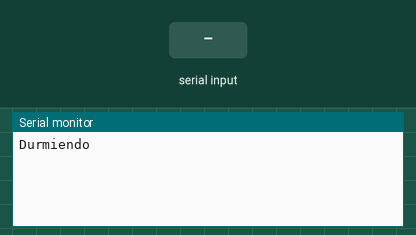
This sketch was run on a simulated ESP32. Shown: the last lines printed to the serial monitor. The inputs (shaded band) are chosen by the test bench.

Above: at 2.2 s.
2.3 s: "1" received over the second serial link
At 3.1 s:
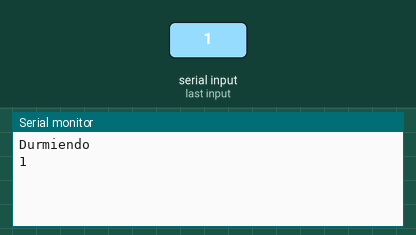
3.8 s: "0" received over the second serial link
At 4.2 s:
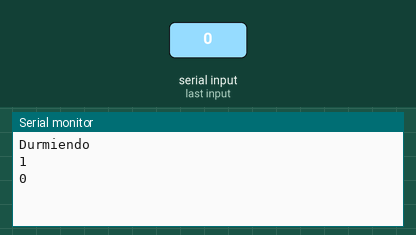
5.3 s: "2" received over the second serial link
At 6.7 s:
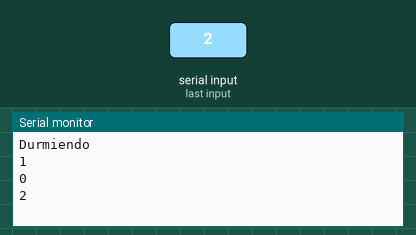

Measured:
- after the input at 2.3 s, the serial monitor: prints a new line at once (image 1)
- after the input at 3.8 s, the serial monitor: prints a new line at once (image 2)
- after the input at 5.3 s, the serial monitor: prints a new line at once (image 3)

The sketch:

ejemplo2_lector_qr_doble_nucleo.ino
```cpp
//////////////////////////////////////////////////////////////////////////////////////////////////////////
////////////////////////////////////////         LECTOR QR     ///////////////////////////////////////////
//////////////////////////////////////////////////////////////////////////////////////////////////////////

#define QR Serial1

TaskHandle_t Task1;

void loop2_escucha_escaner_qr(void *pvParameters)
{
  for (;;)
  {
    if (QR.available()) // Compruebe si hay datos entrantes en el búfer en serie
    {
      while (QR.available()) // Siga leyendo byte a byte desde el búfer hasta que el búfer esté vacío
      {
        char input = QR.read(); // Lee 1 byte de datos y lo guarda en una variable
        Serial.print(input);    // Imprime el byte
        delay(5);               // un pequeño retraso
      }
      Serial.println();
    }
    delay(5); // un pequeño retraso
  }

  vTaskDelay(50);
}

void setup()
{
  Serial.begin(115200);
  delay(1000);

  QR.begin(9600, SERIAL_8N1, 26, 27);
  xTaskCreatePinnedToCore(loop2_escucha_escaner_qr, "Task1", 10000, NULL, 3, &Task1, 0);
}

void loop()
{

  Serial.println("Durmiendo");
  delay(10000); // Duerme 10 segundos
  Serial.println("Despertando");

}
```
